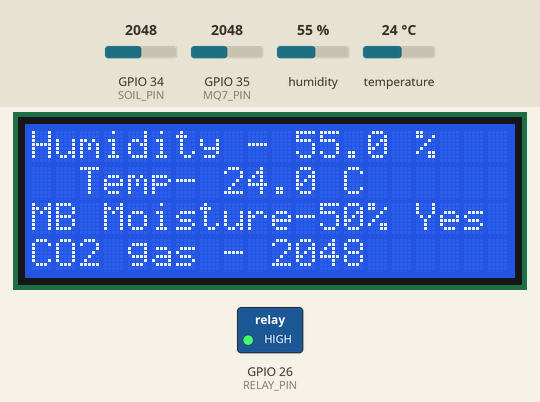
This sketch was run on a simulated ESP32. Parts: 20×4 character LCD, switched loads named in the sketch (green lamp = pin HIGH). The inputs (shaded band) are chosen by the test bench; at power-on: GPIO 34 (SOIL_PIN) = 2048, humidity 55 %, GPIO 35 (MQ7_PIN) = 2048, temperature 24 °C. What the sketch prints to the serial monitor is not drawn.

Above: at 1.2 s.
1.3 s: GPIO 34 (SOIL_PIN) set to 3281
At 3.0 s:
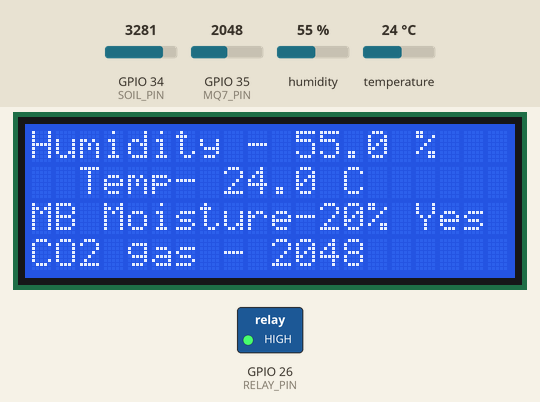
3.3 s: GPIO 34 (SOIL_PIN) set to 3350
At 4.1 s:
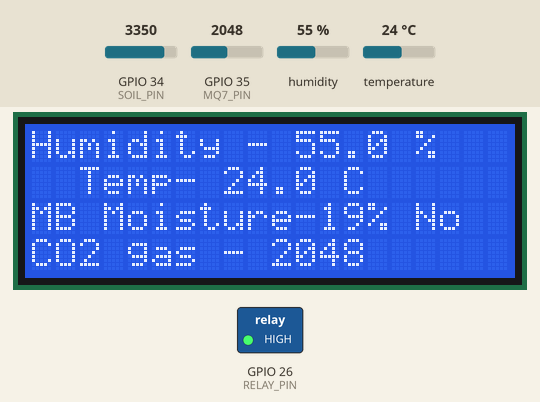
5.1 s: humidity set to 22 %
At 6.1 s:
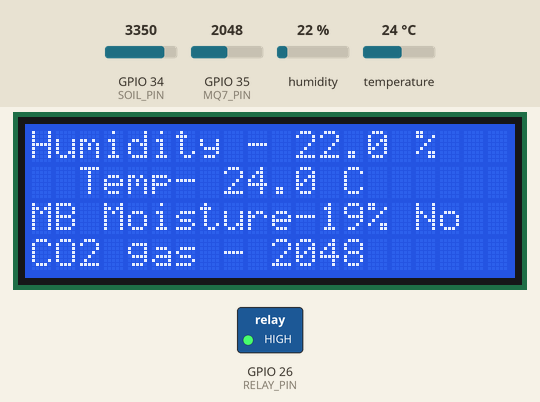
6.8 s: GPIO 35 (MQ7_PIN) set to 1960
At 7.9 s:
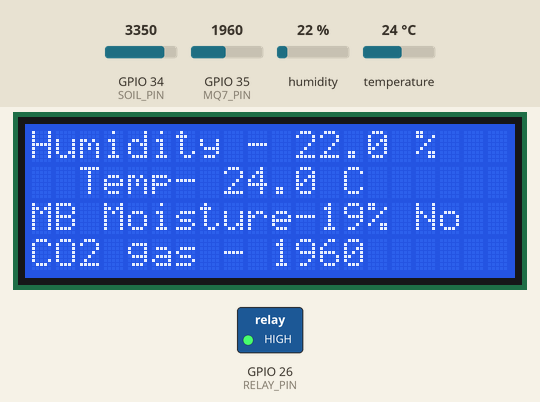
8.6 s: temperature set to 12 °C
At 11.8 s:
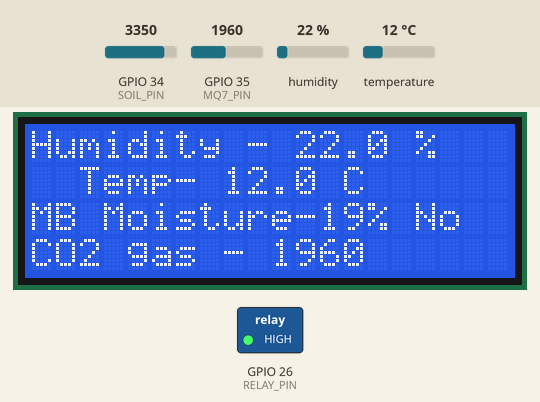
12.1 s: GPIO 35 (MQ7_PIN) set to 2040
At 13.7 s:
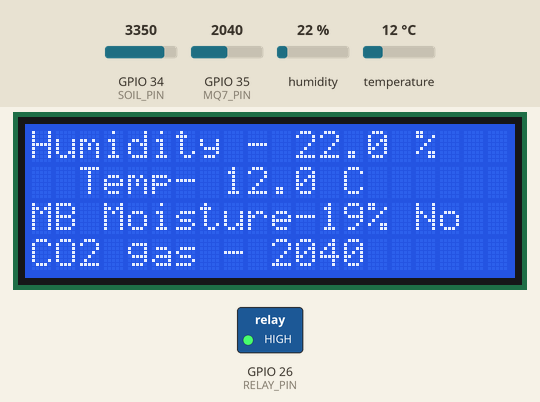
Timing chart, 0 to 14.8 s (numbered marks = the images above; inputs shaded):
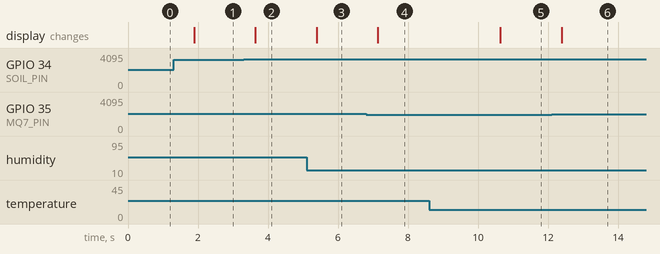

The sketch:

Final_Code_without_Blynk.ino
```cpp
#include <Wire.h>
#include <LiquidCrystal_I2C.h>
#include "DHT.h"

// ===== LCD (I2C, 20x4) =====
LiquidCrystal_I2C lcd(0x27, 20, 4);  // Use 0x3F if needed

// ===== DHT22 =====
#define DHTPIN 4
#define DHTTYPE DHT22
DHT dht(DHTPIN, DHTTYPE);

// ===== Pins (moved SOIL from 12 -> 34 to avoid boot flash issue) =====
const int SOIL_PIN  = 34;  // Soil moisture analog (ADC1, safe)
const int MQ7_PIN   = 35;  // MQ-7 analog (ADC1)
// const int LED_PIN   = 25;  // LED indicator (soil-in-water)
// const int RELAY_PIN = 26;  // Relay (gas)

// ===== Thresholds (tune as needed) =====
const int GAS_THRESHOLD       = 2000; // MQ-7 raw threshold (0..4095)
const int SOIL_WATER_PERCENT  = 20;   // >= this % means "in water"

// ---------------------------------------------------------------------
// MERGED: Relay Fan Test section (as-is, plus minimal integration)
// ---------------------------------------------------------------------
/***** ESP32 + 1-Channel Relay — Fan Wiring Test (NO Blynk) *****/
// === EDIT BELOW ===
const int RELAY_PIN = 26;            // Use a safe GPIO (26/27 are good)
const bool RELAY_ACTIVE_LOW = true;  // true for LOW-level trigger relays; false for HIGH-level
// Choose one mode: 0=ALWAYS_OFF, 1=ALWAYS_ON, 2=BLINK
const int MODE = 0;                  // <- change this to 0/1/2 to test
unsigned long ON_MS  = 2000;         // BLINK: relay ON duration (ms)
unsigned long OFF_MS = 2000;         // BLINK: relay OFF duration (ms)
// === EDIT ABOVE ===

void setRelay(bool on) {
  if (RELAY_ACTIVE_LOW) {
    digitalWrite(RELAY_PIN, on ? LOW : HIGH);
  } else {
    digitalWrite(RELAY_PIN, on ? HIGH : LOW);
  }
}
static bool relayBlinkOn = false;
static unsigned long relayT0 = 0;
// ---------------------------------------------------------------------

void setup() {
  Wire.begin(21, 22);
  lcd.init();
  lcd.backlight();

  dht.begin();

  analogSetAttenuation(ADC_11db);

  pinMode(SOIL_PIN, INPUT);
  pinMode(MQ7_PIN, INPUT);

  pinMode(RELAY_PIN, OUTPUT);

  if (MODE == 0) {
    setRelay(false);
  } else if (MODE == 1) {
    setRelay(true);
  } else {
    setRelay(false);
  }

  Serial.begin(115200);
  Serial.println("Relay Fan Test Started");
}

void loop() {
  // ---- Read sensors ----
  float h = dht.readHumidity();
  float t = dht.readTemperature();

  int soilRaw = analogRead(SOIL_PIN);                 // 0..4095
  int soilPct = 100 - ((soilRaw * 100) / 4095);       // 100% = wet, 0% = dry
  if (soilPct < 0) soilPct = 0;
  if (soilPct > 100) soilPct = 100;
  bool soilInWater = (soilPct >= SOIL_WATER_PERCENT);

  int gasRaw = analogRead(MQ7_PIN);                   // <-- MQ7 raw value
  bool gasDetected = (gasRaw > GAS_THRESHOLD);

  // ---- LCD ----
  lcd.setCursor(0, 0);
  lcd.print("Humidity - ");
  if (isnan(h)) { lcd.print("NotFound    "); }
  else { lcd.print(h, 1); lcd.print(" %    "); }

  lcd.setCursor(0, 1);
  lcd.print("  Temp- ");
  if (isnan(t)) { lcd.print("NotFound   "); }
  else { lcd.print(t, 1); lcd.print(" C    "); }

  lcd.setCursor(0, 2);
  lcd.print("MB Moisture-");
  if (soilPct < 10) lcd.print(" ");
  lcd.print(soilPct); lcd.print("% ");
  lcd.print(soilInWater ? "Yes " : "No  ");

  // ===== Modified Output Line =====
  lcd.setCursor(0, 3);
  lcd.print("CO2 gas - ");
  lcd.print(gasRaw);             // ✅ Show raw analog value instead of "Yes/No"
  lcd.print("    ");             // padding to clear old text

  // ---- Relay Logic (unchanged) ----
  if (MODE == 0) {
    // Fan always OFF
  } else if (MODE == 1) {
    // Fan always ON
  } else {
    unsigned long now = millis();
    unsigned long interval = relayBlinkOn ? ON_MS : OFF_MS;
    if (now - relayT0 >= interval) {
      relayBlinkOn = !relayBlinkOn;
      setRelay(relayBlinkOn);
      relayT0 = now;
      Serial.print("Relay: ");
      Serial.println(relayBlinkOn ? "ON" : "OFF");
    }
  }

  delay(800);
}
```

Measured:
- the behaviour switches between 3316 and 3317 on GPIO 34 (SOIL_PIN) (found by bisection; images 1 and 2)
- after the input at 1.3 s, the display: changes after 0.59 s (image 1)
- after the input at 3.3 s, the display: changes after 0.34 s (image 2)
- after the input at 5.1 s, the display: changes after 0.29 s (image 3)
- after the input at 6.8 s, the display: changes after 0.34 s (image 4)
- after the input at 8.6 s, the display: changes after 2.0 s (image 5)
- after the input at 12.1 s, the display: changes after 0.29 s (image 6)
